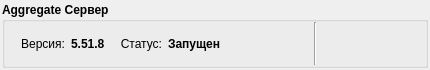
<?xml version="1.0" encoding="UTF-8"?>
<ui version="4.0">
 <class>MonitorWidget</class>
 <widget class="QWidget" name="MonitorWidget">
  <property name="geometry">
   <rect>
    <x>0</x>
    <y>0</y>
    <width>430</width>
    <height>70</height>
   </rect>
  </property>
  <property name="minimumSize">
   <size>
    <width>430</width>
    <height>70</height>
   </size>
  </property>
  <property name="maximumSize">
   <size>
    <width>16777215</width>
    <height>70</height>
   </size>
  </property>
  <property name="windowTitle">
   <string>Aggregate Status</string>
  </property>
  <property name="windowIcon">
   <iconset>
    <normaloff>:/newPrefix/icons/Tulliana2/system_9584_32.png</normaloff>:/newPrefix/icons/Tulliana2/system_9584_32.png</iconset>
  </property>
  <layout class="QHBoxLayout" name="hlayMain">
   <property name="leftMargin">
    <number>2</number>
   </property>
   <property name="topMargin">
    <number>2</number>
   </property>
   <property name="rightMargin">
    <number>2</number>
   </property>
   <property name="bottomMargin">
    <number>2</number>
   </property>
   <item>
    <widget class="QGroupBox" name="gbFrame">
     <property name="font">
      <font>
       <weight>75</weight>
       <bold>true</bold>
      </font>
     </property>
     <property name="title">
      <string>Aggregate Сервер</string>
     </property>
     <layout class="QHBoxLayout" name="hlayFrame">
      <property name="leftMargin">
       <number>0</number>
      </property>
      <property name="topMargin">
       <number>0</number>
      </property>
      <property name="rightMargin">
       <number>0</number>
      </property>
      <property name="bottomMargin">
       <number>0</number>
      </property>
      <item>
       <widget class="QLabel" name="lblVersionCaption">
        <property name="sizePolicy">
         <sizepolicy hsizetype="Fixed" vsizetype="Preferred">
          <horstretch>0</horstretch>
          <verstretch>0</verstretch>
         </sizepolicy>
        </property>
        <property name="minimumSize">
         <size>
          <width>60</width>
          <height>0</height>
         </size>
        </property>
        <property name="maximumSize">
         <size>
          <width>60</width>
          <height>16777215</height>
         </size>
        </property>
        <property name="font">
         <font>
          <weight>50</weight>
          <bold>false</bold>
         </font>
        </property>
        <property name="styleSheet">
         <string notr="true">color: rgb(0, 0, 0);</string>
        </property>
        <property name="text">
         <string>Версия:</string>
        </property>
        <property name="alignment">
         <set>Qt::AlignRight|Qt::AlignTrailing|Qt::AlignVCenter</set>
        </property>
       </widget>
      </item>
      <item>
       <widget class="QLabel" name="lblVersion">
        <property name="sizePolicy">
         <sizepolicy hsizetype="Fixed" vsizetype="Preferred">
          <horstretch>0</horstretch>
          <verstretch>0</verstretch>
         </sizepolicy>
        </property>
        <property name="minimumSize">
         <size>
          <width>40</width>
          <height>0</height>
         </size>
        </property>
        <property name="maximumSize">
         <size>
          <width>40</width>
          <height>16777215</height>
         </size>
        </property>
        <property name="font">
         <font>
          <weight>75</weight>
          <bold>true</bold>
         </font>
        </property>
        <property name="styleSheet">
         <string notr="true">color: rgb(0, 0, 0);</string>
        </property>
        <property name="text">
         <string>5.51.8</string>
        </property>
        <property name="alignment">
         <set>Qt::AlignLeading|Qt::AlignLeft|Qt::AlignVCenter</set>
        </property>
       </widget>
      </item>
      <item>
       <widget class="QLabel" name="lblStatusCaption">
        <property name="sizePolicy">
         <sizepolicy hsizetype="Fixed" vsizetype="Preferred">
          <horstretch>0</horstretch>
          <verstretch>0</verstretch>
         </sizepolicy>
        </property>
        <property name="minimumSize">
         <size>
          <width>45</width>
          <height>0</height>
         </size>
        </property>
        <property name="maximumSize">
         <size>
          <width>45</width>
          <height>16777215</height>
         </size>
        </property>
        <property name="font">
         <font>
          <weight>50</weight>
          <bold>false</bold>
         </font>
        </property>
        <property name="styleSheet">
         <string notr="true">color: rgb(0, 0, 0);</string>
        </property>
        <property name="text">
         <string>Статус:</string>
        </property>
        <property name="alignment">
         <set>Qt::AlignRight|Qt::AlignTrailing|Qt::AlignVCenter</set>
        </property>
       </widget>
      </item>
      <item>
       <widget class="QLabel" name="lblStatus">
        <property name="sizePolicy">
         <sizepolicy hsizetype="Fixed" vsizetype="Preferred">
          <horstretch>0</horstretch>
          <verstretch>0</verstretch>
         </sizepolicy>
        </property>
        <property name="minimumSize">
         <size>
          <width>140</width>
          <height>0</height>
         </size>
        </property>
        <property name="maximumSize">
         <size>
          <width>140</width>
          <height>16777215</height>
         </size>
        </property>
        <property name="font">
         <font>
          <weight>75</weight>
          <bold>true</bold>
         </font>
        </property>
        <property name="autoFillBackground">
         <bool>false</bool>
        </property>
        <property name="text">
         <string>Запущен</string>
        </property>
       </widget>
      </item>
      <item>
       <widget class="QFrame" name="frame_1">
        <property name="frameShape">
         <enum>QFrame::VLine</enum>
        </property>
        <property name="frameShadow">
         <enum>QFrame::Sunken</enum>
        </property>
       </widget>
      </item>
      <item>
       <widget class="QPushButton" name="bnStartStop">
        <property name="minimumSize">
         <size>
          <width>32</width>
          <height>32</height>
         </size>
        </property>
        <property name="maximumSize">
         <size>
          <width>32</width>
          <height>32</height>
         </size>
        </property>
        <property name="font">
         <font>
          <weight>50</weight>
          <bold>false</bold>
         </font>
        </property>
        <property name="text">
         <string/>
        </property>
        <property name="icon">
         <iconset resource="aggmon.qrc">
          <normaloff>:/newPrefix/icons/Material Design Icons/ic_stop_128_28859_32.png</normaloff>:/newPrefix/icons/Material Design Icons/ic_stop_128_28859_32.png</iconset>
        </property>
        <property name="iconSize">
         <size>
          <width>32</width>
          <height>32</height>
         </size>
        </property>
        <property name="flat">
         <bool>true</bool>
        </property>
       </widget>
      </item>
      <item>
       <widget class="QPushButton" name="bnRestart">
        <property name="minimumSize">
         <size>
          <width>32</width>
          <height>32</height>
         </size>
        </property>
        <property name="maximumSize">
         <size>
          <width>32</width>
          <height>32</height>
         </size>
        </property>
        <property name="font">
         <font>
          <weight>50</weight>
          <bold>false</bold>
         </font>
        </property>
        <property name="text">
         <string/>
        </property>
        <property name="icon">
         <iconset resource="aggmon.qrc">
          <normaloff>:/newPrefix/icons/Material Design Icons/ic_loop_128_28425_32.png</normaloff>:/newPrefix/icons/Material Design Icons/ic_loop_128_28425_32.png</iconset>
        </property>
        <property name="iconSize">
         <size>
          <width>32</width>
          <height>32</height>
         </size>
        </property>
        <property name="flat">
         <bool>true</bool>
        </property>
       </widget>
      </item>
      <item>
       <spacer name="hSpacer_1">
        <property name="orientation">
         <enum>Qt::Horizontal</enum>
        </property>
        <property name="sizeHint" stdset="0">
         <size>
          <width>40</width>
          <height>20</height>
         </size>
        </property>
       </spacer>
      </item>
     </layout>
    </widget>
   </item>
  </layout>
 </widget>
 <resources>
  <include location="aggmon.qrc"/>
  <include location="ksutsmon.qrc"/>
 </resources>
 <connections/>
</ui>
